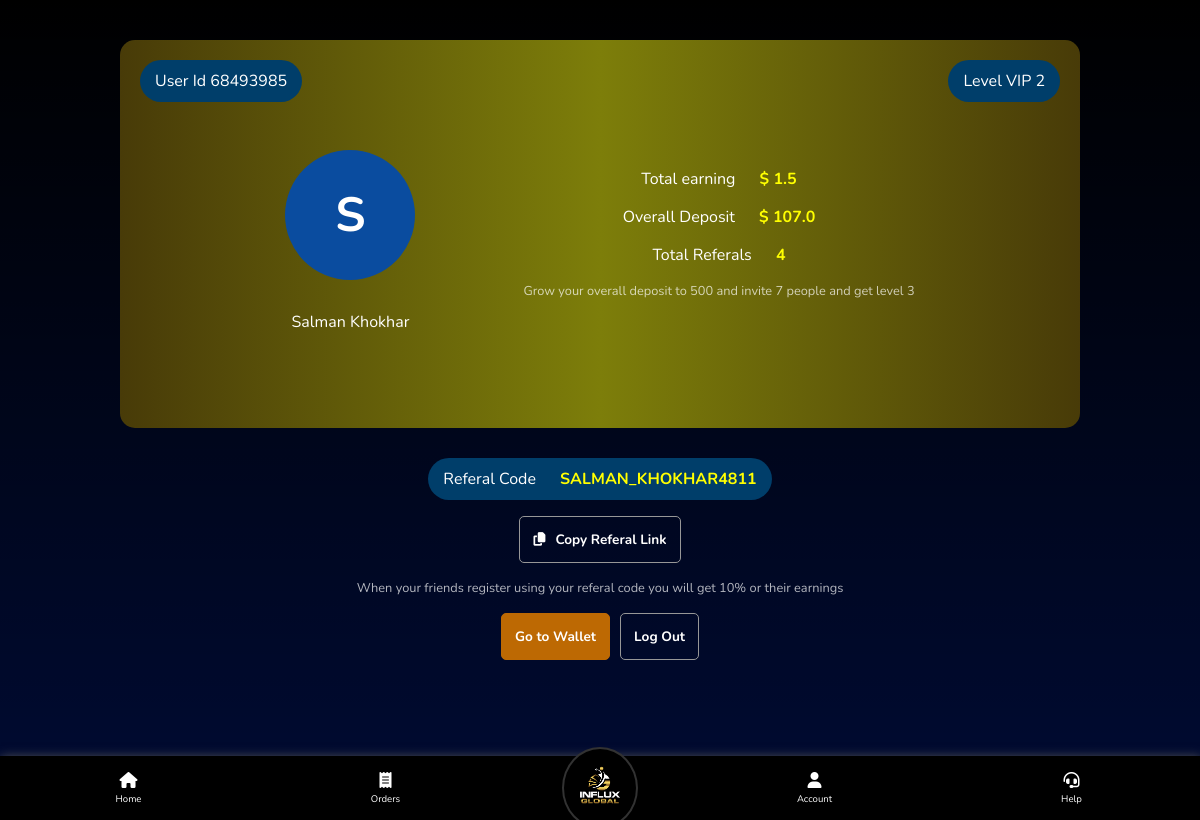
The app's page /user/account (signed in) with its own data.
### backend.py (models this page shows)
class users(db.Model):
    user_id = db.Column(db.String(50), primary_key=True, nullable=False)
    name = db.Column(db.String(50), nullable=False, unique=False)
    phone = db.Column(db.String(50), nullable=False, unique=True)
    password = db.Column(db.String(50), nullable=False, unique=False)
    country = db.Column(db.String(20), nullable=False, unique=False)
    selfReferalCode = db.Column(db.String(50), nullable=False, unique=True)
    joiningReferalCode = db.Column(db.String(50), nullable=False, unique=False)
    level = db.Column(db.Integer, nullable=False, unique=False)
    purchased_tickets = db.Column(db.String, nullable=True, unique=False)
    payment_requests = db.Column(db.String, nullable=True, unique=False)
    overall_referals = db.Column(db.Integer, nullable=False, unique=False)
    overall_deposit = db.Column(db.Float, nullable=False, unique=False)
    wallet_balance = db.Column(db.Float, nullable=False, unique=False)
    experience_money = db.Column(db.Float, nullable=True, unique=False)
    overall_earning = db.Column(db.Float, nullable=False, unique=False)
    today_earning = db.Column(db.Float, nullable=False, unique=False)
    monthly_earning = db.Column(db.Float, nullable=False, unique=False)

### backend.py (the view)
@app.route("/user/account", methods=["GET"])
def user_account():
    if request.method == "GET":
        if "user" in session:
            user_id = session["user"]
            selected_user = users.query.filter_by(user_id = user_id).first()
            if selected_user:
                level_upgrade_string = generate_level_upgrade_string(selected_user.level)
                return render_template("user/account.html", user=selected_user, level_upgrade_string=level_upgrade_string, currentPagespanText="Account", round=round)
            else:
                session.pop("user")
                return redirect("/")
        else:
            return redirect("/")

### backend.py (called while the page is built)
def generate_level_upgrade_string(user_level:int):
    selected_level = levels.query.filter_by(level_number = user_level).first()
    next_level = levels.query.filter_by(level_number = (user_level+1)).first()
    if user_level > 0 and user_level < 7:
        return f"Grow your overall deposit to {next_level.minimum_overall_deposit} and invite {next_level.minimum_overall_invitation} people and get level {next_level.level_number}"
    elif user_level == 0:
        return f"Make your first deposit of {next_level.minimum_overall_deposit} and get level {next_level.level_number}"
    elif user_level == 7:
        return "You have the highest level on Influx Global"
    else:
        return "Invalid Level"

### templates/user/account.html (shortened to what this page needs)
{% extends 'user/home.html' %}
{% block main %}
<div class="container" id="accountContainer">
    <div id="profileContainer">
        <div class="profileSection">
            <span class="userId infoBlock">User Id {{user.user_id}}</span>
            <div class="profilePicWrapper">
                <span>{{ user.name[0] }}</span>
            </div>
            <span class="name">{{user.name}}</span>
        </div>
        <div class="levelSection">
            <span class="level infoBlock">Level VIP {{user.level}}</span>
            <span class="">Total earning <strong>&dollar; {{ round(user.overall_earning, 2) }}</strong></span>
            <span class="">Overall Deposit <strong>&dollar; {{ round(user.overall_deposit, 2) }}</strong></span>
            <span class="">Total Referals <strong>{{user.overall_referals}}</strong></span>
            <p>{{level_upgrade_string}}</p>
        </div>
    </div>
    <div class="referalCodeWrapper levelSection">
        <span class="infoBlock">
            Referal Code <strong>{{user.selfReferalCode}}</strong>
        </span>
        <button id="refLinKCopyBtn" class="btn btnTrans btnWithIcon">
            <i class="fa-solid fa-copy"></i>
            <span id="refLinKCopyBtnSpan">Copy Referal Link</span>
        </button>
        <p>When your friends register using your referal code you will get 10% or their earnings</p>
        <div id="bottombtnsContainer">
            <a href="/user/wallet" class="btn btnNormal">Go to Wallet</a>
            <a href="/logout/{{user.user_id}}" class="btn btnTrans">Log Out</a>
        </div>
    </div>
</div>
{% endblock main %}

### static/css/comman.css (style rules this page uses)
* { padding: 0px; margin: 0px; color: white; font-family: 'Nunito', sans-serif; }
html { scroll-behavior: smooth; }
a.btn { text-decoration: none; }
.btn, .navlink { font-size: 0.85rem; }
.btn { background: none; border: none; padding: 13px; border-radius: 5px; font-weight: bold; text-align: center; }
.btnWithIcon { display: flex; align-items: center; justify-content: center; column-gap: 10px; }
.btn.btnNormal { background-color: #bd6903; border: 1px solid #bd6903; }
.btn.btnTrans { background: none; border: 1px solid rgb(151, 151, 151); }

### static/css/user/style.css (style rules this page uses)
body { background: linear-gradient(180deg, black, transparent); background-color: #000b34; min-height: 100vh; }
.container { padding-top: 5vh; padding-bottom: 20vh; padding-right: 10vw; padding-left: 10vw; }

### templates/user/account.html (style rules this page uses)
#accountContainer { border-radius: 15px; display: flex; flex-direction: column; row-gap: 30px; }
span strong { color: yellow; margin-left: 20px; }
.userId { position: absolute; top: 20px; left: 20px; }
.level { position: absolute; top: 20px; right: 20px; }
#profileContainer { position: relative; background: linear-gradient(90deg, #483b08, #7d7e0a, #483b08); padding: inherit; border-radius: inherit; display: flex; justify-content: center; column-gap: 15%; padding-bottom: 10vh; padding-top: 10vh; }
.profileSection { display: flex; flex-direction: column; row-gap: 2vh; align-items: center; }
.profilePicWrapper { border-radius: 100%; background-color: #0a4c9f; padding: 5px; display: flex; align-items: center; justify-content: center; width: 10vw; height: 10vw; }
.profilePicWrapper span { font-weight: bold; font-size: 3rem; }
.levelSection { display: flex; flex-direction: column; align-items: center; row-gap: 2vh; justify-content: center; }
.levelSection p { text-align: center; font-size: 0.8rem; opacity: 0.7; }
.infoBlock { padding: 10px 15px; background-color: #003e6a; border-radius: 30px; }
.levelSection .level { align-self: center; }
#bottombtnsContainer { display: flex; flex-direction: row; align-items: center; justify-content: center; row-gap: 10px; column-gap: 10px; flex-wrap: wrap; }
@media screen and (max-width: 1431px) { #profileContainer div { margin: 15px 0px ; } }
@media screen and (max-width: 1431px) { .profilePicWrapper { width: 120px; height: 120px; } }
@media screen and (max-width: 1431px) { span.name { text-align: center; } }

### records on screen
users: user_id "68493985", name "S", name "Salman Khokhar", level "2", overall_earning "1.5", overall_deposit "107.0", overall_referals "4", selfReferalCode "SALMAN_KHOKHAR4811"

### other values on screen
{{ level_upgrade_string }} "Grow your overall deposit to 500 and invite 7 people and get level 3"
